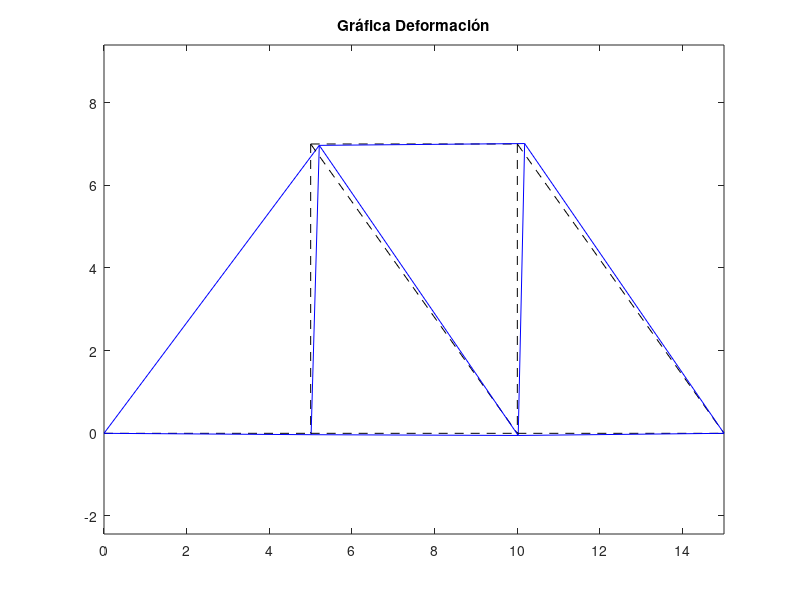

This chart was generated by the following MATLAB code:
nodos = [0 0;5 7;5 0;10 7;10 0;15 0];
conn = [1 2;1 3;2 3;2 4;2 5;3 5;4 5;4 6;5 6];

A=5e-3;
E=210e6;

p=[3 20];

nn=size(nodos,1);
ndof=2*nn; %grados de libertad

f=zeros(ndof,1);
f(p(1))=p(2);

isol=[3 4 5 6 7 8 9 10]; %simplifica matriz en nodos libres

ne=size(conn,1);

K=zeros(ndof,ndof);
d=zeros(ndof,1);

for e=1:ne
    n1 = conn(e,1);
    n2 = conn(e,2);
    L = norm(nodos(n2,:)-nodos(n1,:));
    C = (nodos(n2,1)-nodos(n1,1))/L; %cos
    S = (nodos(n2,2)-nodos(n1,2))/L; %sin
    ke = (A*E/L) * [C^2 C*S -C^2 -C*S; C*S S^2 -C*S -S^2;
                    -C^2 -C*S C^2 C*S; -C*S -S^2 C*S S^2];
    
    sctr = [2*n1-1 2*n1 2*n2-1 2*n2]; %posicion en matriz global
    K(sctr,sctr) = K(sctr,sctr) + ke;
    
end

d(isol) = K(isol,isol)\f(isol);

f = K*d;
sigma=zeros(ne,1);

for e=1:ne
    n1 = conn(e,1);
    n2 = conn(e,2);
    L = norm(nodos(n2,:)-nodos(n1,:));
    C = (nodos(n2,1)-nodos(n1,1))/L; %cos
    S = (nodos(n2,2)-nodos(n1,2))/L; %sin
    B = E/L*[-C -S C S];
    sctr = [2*n1-1 2*n1 2*n2-1 2*n2];
    sigma(e) = B*d(sctr);
end

clf
sclf=1000; %escala deformacion

for e=1:ne
    n1 = conn(e,1);
    n2 = conn(e,2);
    x1 = nodos(n1,1); y1 = nodos(n1,2);
    x2 = nodos(n2,1); y2 = nodos(n2,2);
    u1 = d(2*n1-1); v1 = d(2*n1);
    u2 = d(2*n2-1); v2 = d(2*n2);
    plot([x1, x2],[y1, y2],'k--');
    plot([x1, x2]+sclf*[u1, u2],[y1, y2]+sclf*[v1,v2],'b');
    hold on
end
title('Gráfica Deformación')
axis equal

Fuerzas = reshape(f,[2,nn]).'
Desplazamientos = reshape(d,[2,nn]).'
sigma

